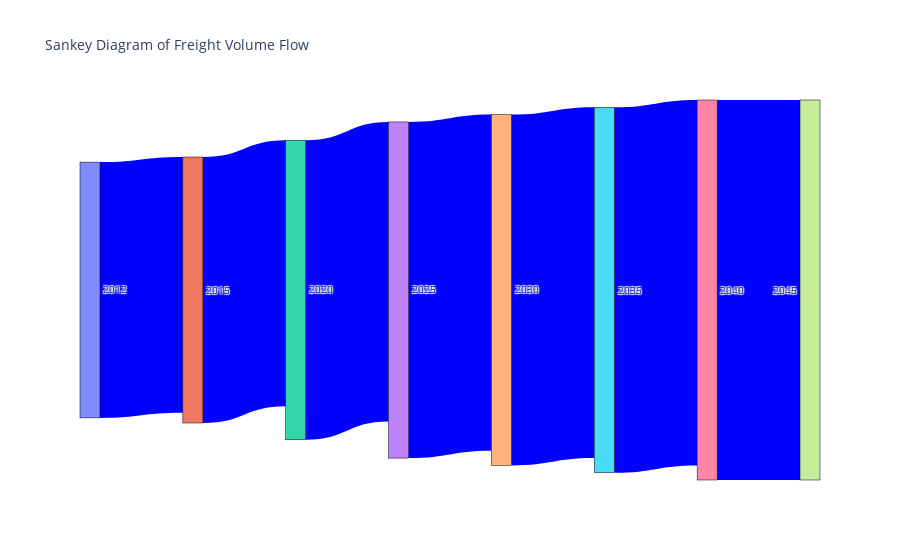

This figure's notebook cell:
### Code cell
import plotly.graph_objects as go

# Define the flow for Sankey diagram
fig = go.Figure(go.Sankey(
    node=dict(
        pad=15,
        thickness=20,
        line=dict(color="black", width=0.5),
        label=["2012", "2015", "2020", "2025", "2030", "2035", "2040", "2045"]
    ),
    link=dict(
        source=[0, 1, 2, 3, 4, 5, 6], 
        target=[1, 2, 3, 4, 5, 6, 7],
        value=[1.75e7, 1.82e7, 2.05e7, 2.3e7, 2.4e7, 2.5e7, 2.6e7],
        color='blue'
    )
))

fig.update_layout(title_text="Sankey Diagram of Freight Volume Flow", font_size=10)
fig.show()

### Figure 1 — Plotly figure (JSON) as saved in the notebook; plotly's stock layout.template omitted (floating-point values rounded to 4 significant figures)
{"data": [{"link": {"color": "blue", "source": [0, 1, 2, 3, 4, 5, 6], "target": [1, 2, 3, 4, 5, 6, 7], "value": [17500000, 18200000, 20500000, 23000000, 24000000, 25000000, 26000000]}, "node": {"label": ["2012", "2015", "2020", "2025", "2030", "2035", "2040", "2045"], "line": {"color": "black", "width": 0.5}, "pad": 15, "thickness": 20}, "type": "sankey"}], "layout": {"font": {"size": 10}, "title": {"text": "Sankey Diagram of Freight Volume Flow"}}}
